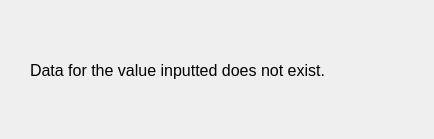
<?xml version="1.0" encoding="UTF-8"?>
<ui version="4.0">
 <class>doesNotExist</class>
 <widget class="QDialog" name="doesNotExist">
  <property name="geometry">
   <rect>
    <x>0</x>
    <y>0</y>
    <width>434</width>
    <height>139</height>
   </rect>
  </property>
  <property name="windowTitle">
   <string>Does not Exist</string>
  </property>
  <widget class="QLabel" name="label">
   <property name="geometry">
    <rect>
     <x>30</x>
     <y>30</y>
     <width>391</width>
     <height>81</height>
    </rect>
   </property>
   <property name="font">
    <font>
     <pointsize>12</pointsize>
    </font>
   </property>
   <property name="text">
    <string>Data for the value inputted does not exist.</string>
   </property>
  </widget>
 </widget>
 <resources/>
 <connections/>
</ui>
